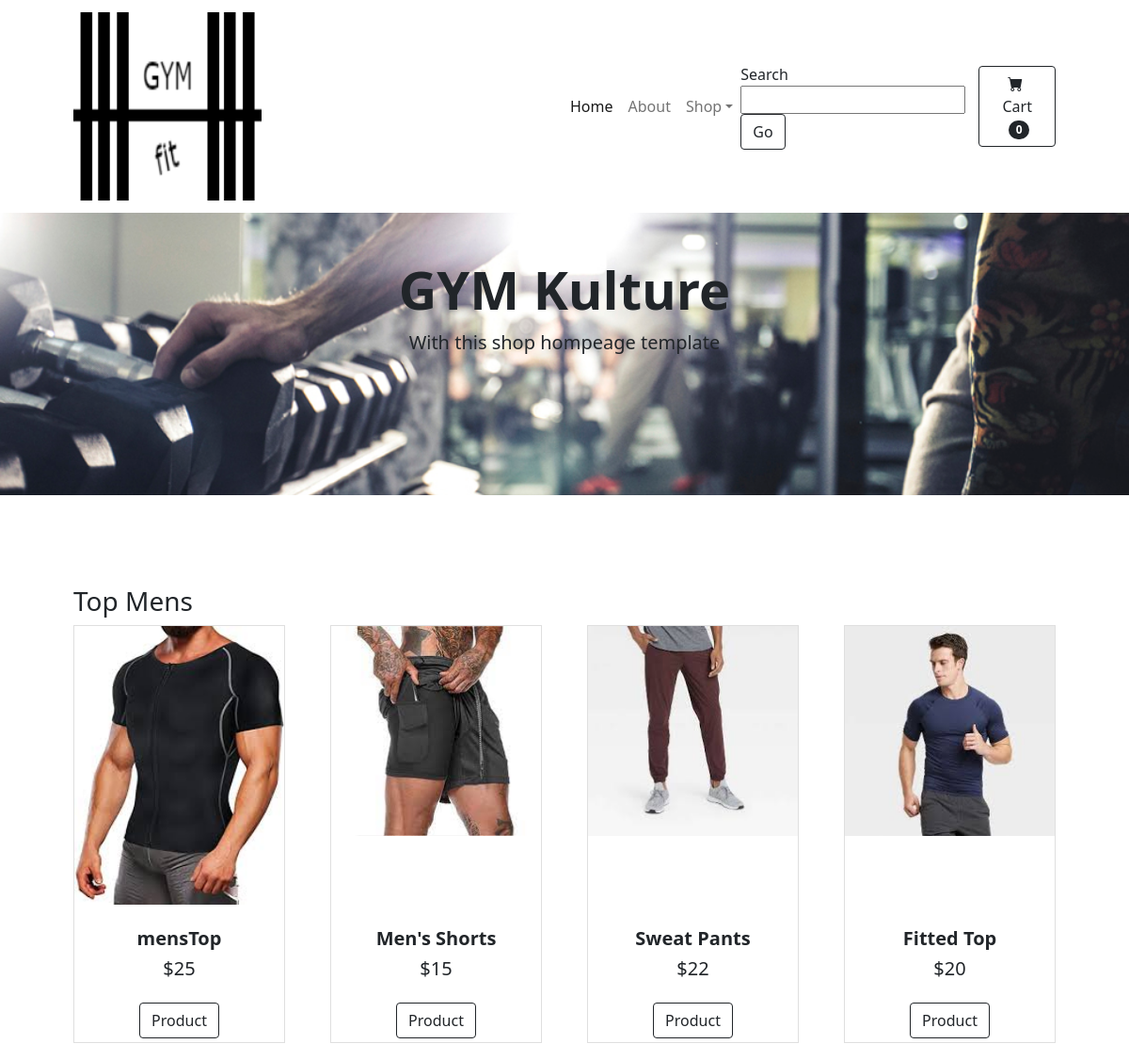
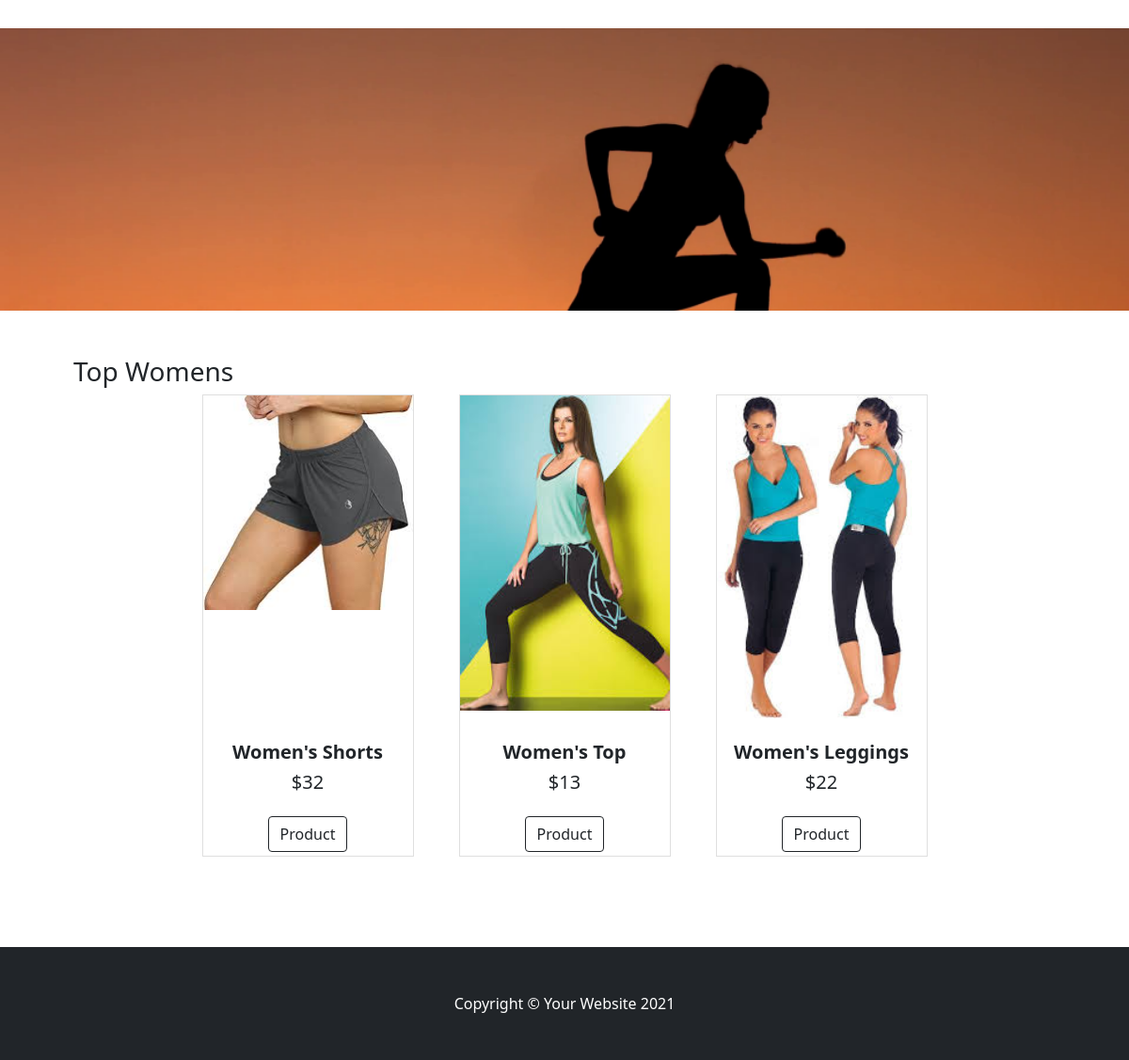
/indexTemp.php, run on the app's committed database (2 pictures, top to bottom).
### tables this page shows
CREATE TABLE `testtable` (
  `productName` varchar(56) NOT NULL,
  `tag` varchar(16) DEFAULT NULL,
  `DISC` varchar(256) DEFAULT NULL,
  `picturePath` varchar(56) NOT NULL,
  `price` int(20) NOT NULL,
  `id` int(11) NOT NULL,
  `imagePath` varchar(255) DEFAULT NULL,
  `category` varchar(16) DEFAULT NULL
);

### indexTemp.php (the view, shortened to what this page needs)
<?php
    $database_name = "test1";
    $con = mysqli_connect("localhost", "root", "", $database_name);
?>
<!DOCTYPE html>
<html lang="en">
<head>
    <link href="https://cdn.jsdelivr.net/npm/bootstrap-icons@1.5.0/font/bootstrap-icons.css" rel="stylesheet" />
    <link href="css/styles.css" rel="stylesheet" />
</head>
<body>
    <nav class="navbar navbar-expand-lg navbar-light">
        <div class="container px-4 px-lg-5">
            <a class="navbar-brand" href="index.php"><img src = "assets/transparentLogo.png" style="width:200px; height:200px"></a>
            <div class="collapse navbar-collapse" style="." id="navbarSupportedContent">
                <ul class="navbar-nav me-auto mb-2 mb-lg-0" style="margin-left:19rem !important;">
                    <li class="nav-item"><a class="nav-link active" aria-current="page" href="#!">Home</a></li>
                    <li class="nav-item"><a class="nav-link" href="#!">About</a></li>
                    <li class="nav-item dropdown">
                        <a class="nav-link dropdown-toggle" id="navbarDropdown" href="#" role="button"
                            data-bs-toggle="dropdown" aria-expanded="false">Shop</a>
                    </li>
                </ul>
                <form method="POST" action="searchPage.php">
                    <label>Search</label>
                    <input type="search" id="searchInput" name="searchInput" value="">
                    <input class="btn btn-outline-dark" type="submit" value="Go" style="margin-right:3px;">
                </form>
                <form action="cart.php" class="d-flex">
                    <button class="btn btn-outline-dark" type="submit">
                        <i class="bi-cart-fill me-1"></i>
                        Cart
                        <span class="badge bg-dark text-white ms-1 rounded-pill"><?php
                                $cartCount = 0;
                                if($_SESSION["cart"] == null){
                                    echo "0";
                                }
                                else{
                                    foreach($_SESSION["cart"] as $key => $value){
                                        $cartCount += $_SESSION["cart"][$key]["item_quantity"];
                                    }
                                    echo $cartCount;
                                }
                            ?></span>
                    </button>
                </form>
            </div>
        </div>
    </nav>
    <header class="py-5 bg-dark bg-image-full" style="background-image: url('assets/back1.jpg');">
        <div class="text-center text-gray">
            <h1 class="display-4 fw-bolder">GYM Kulture</h1>
            <p class="lead fw-normal text-gray-50 mb-0">With this shop hompeage template</p>
        </div>
    </header>
    <section class="py-5">
        <div class="container px-4 px-lg-5 mt-5">
            <h3>Top Mens</h3>
            <div class="row gx-4 gx-lg-5 row-cols-2 row-cols-md-3 row-cols-xl-4 justify-content-center">
                <?php
                $query = "SELECT * FROM testtable";
                $result = mysqli_query($con, $query);
                if(mysqli_num_rows($result) > 0){
                    $set_ = "active";?>
                <?php while($row = mysqli_fetch_array($result)){
                        if($row["tag"] == "mens"){
                ?>
                <div class="col mb-5">
                    <div class="card h-100">
                        <img src="<?php echo $row["picturePath"]; ?>" class="img-responsive">
                        <div class="card-body d-flex flex-column pt-4">
                            <div class="text-center mt-auto">
                                <h5 class="fw-bolder"><?php echo $row["productName"]; ?></h5>
                                <h5>$<?php echo $row["price"]; ?></h5>
                            </div>
                        </div>
                        <div class="pb-1 border-top-0 bg-transparent">
                            <div class="text-center"><a class="btn btn-outline-dark mt-auto"
                                    href="productDetail.php?productID=<?php echo $row["id"]?>">Product</a>
                            </div>
                        </div>
                    </div>
                </div>
                <?php
                }
            }
                }
                    ?>
            </div>
        </div>
        <section class="py-5 bg-dark bg-image-full" style="background-image: url('assets/card2.png');">
            <div style="height: 200px;"></div>
        </section>
        <div class="container px-4 px-lg-5 mt-5">
        <h3>Top Womens</h3>
            <div class="row gx-4 gx-lg-5 row-cols-2 row-cols-md-3 row-cols-xl-4 justify-content-center">
                <?php
                $query = "SELECT * FROM testtable";
                $result = mysqli_query($con, $query);
                if(mysqli_num_rows($result) > 0){
                    $set_ = "active";?>
                <?php while($row = mysqli_fetch_array($result)){
                        if($row["tag"] == "womens"){
                ?>
                <div class="col mb-5">
                    <div class="card h-100">
                        <img src="<?php echo $row["picturePath"]; ?>" class="img-responsive">
                        <div class="card-body d-flex flex-column pt-4">
                            <div class="text-center mt-auto">
                                <h5 class="fw-bolder"><?php echo $row["productName"]; ?></h5>
                                <h5>$<?php echo $row["price"]; ?></h5>
                            </div>
                        </div>
                        <div class="pb-1 border-top-0 bg-transparent">
                            <div class="text-center"><a class="btn btn-outline-dark mt-auto"
                                    href="productDetail.php?productID=<?php echo $row["id"]?>">Product</a>
                            </div>
                        </div>
                    </div>
                </div>
                <?php
                }
            }
                }
                    ?>
            </div>
        </div>
    </section>
    <footer class="py-5 bg-dark">
        <div class="container">
            <p class="m-0 text-center text-white">Copyright &copy; Your Website 2021</p>
        </div>
    </footer>
</body>
</html>

### data on the page
testtable: picturePath (picture), productName "mensTop", price "25"
testtable: picturePath (picture), productName "Men's Shorts", price "15"
testtable: picturePath (picture), productName "Sweat Pants", price "22"
testtable: picturePath (picture), productName "Fitted Top", price "20"
testtable: picturePath (picture), productName "Women's Shorts", price "32"
testtable: picturePath (picture), productName "Women's Top", price "13"
testtable: picturePath (picture), productName "Women's Leggings", price "22"
